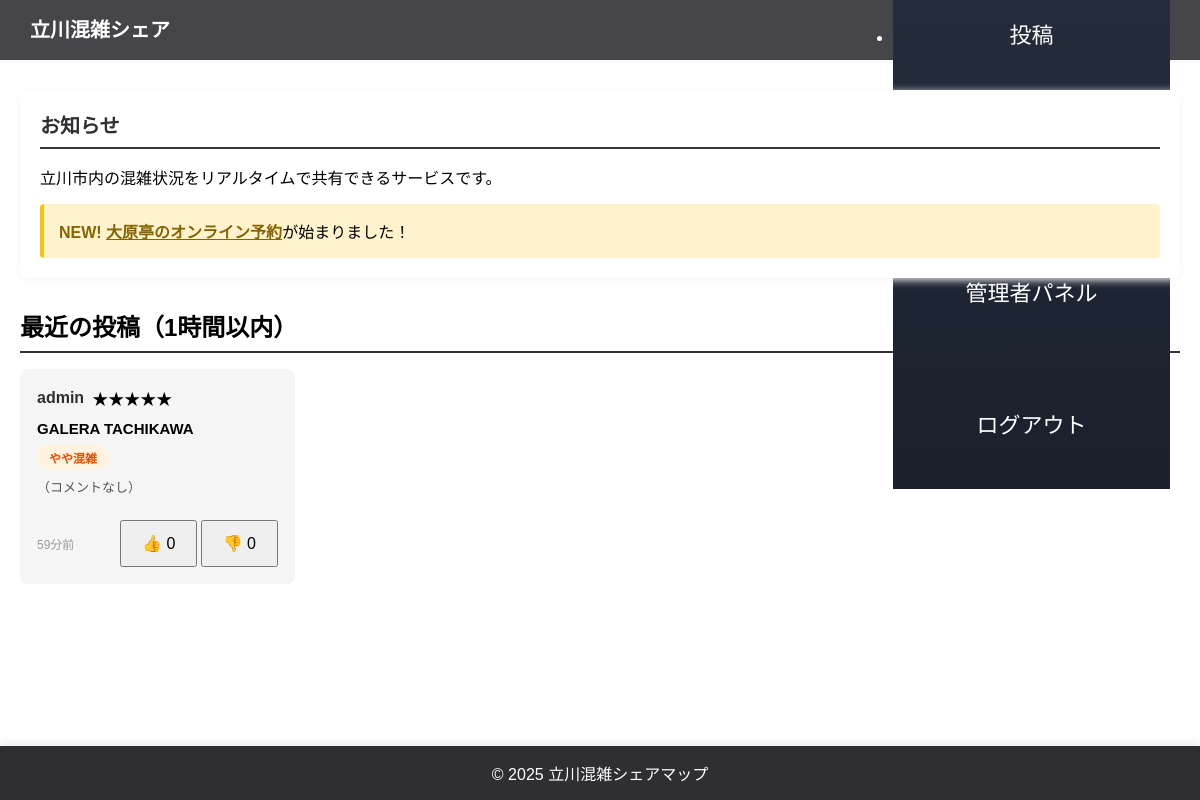
The page /topics (signed in) on the database its author committed.
### apps/main_app/models.py (models this page shows, shortened)
class Post(db.Model):
    __tablename__ = 'posts'
    id = db.Column(db.Integer, primary_key=True)
    user_name = db.Column(db.String(100), nullable=False)
    shop_name = db.Column(db.String(200), nullable=False)
    crowd_level = db.Column(db.String(100), nullable=False)
    comment = db.Column(db.Text)
    timestamp = db.Column(db.String(100), nullable=False)

### apps/topics_page/topics_routes.py (the view)
@topics_bp.route("/topics")
def topics_page():
    from apps.post_page.post_db import get_all_posts, get_post_ratings, get_user_average_rating
    from apps.config import SHOP_LIST, SHOP_DETAILS
    sort_by = request.args.get('sort', 'new')
    all_posts = get_all_posts()
    one_hour_ago = datetime.now() - timedelta(hours=1)
    recent_posts_list = []
    for post in all_posts:
        post_id = post[0]
        user_name = post[1]
        shop_name = post[2]
        crowd_level = post[3]
        comment = post[4]
        timestamp = post[5]
        try:
            dt = datetime.fromisoformat(timestamp)
            if dt < one_hour_ago:
                continue
            helpful, not_helpful = get_post_ratings(post_id)
            diff = datetime.now() - dt
            seconds = diff.total_seconds()
            user_avg = get_user_average_rating(user_name)
            user_rating = None
            if current_user.is_authenticated:
                from apps.post_page.post_db import get_user_rating
                user_rating = get_user_rating(post_id, current_user.username)
            if seconds < 60:
                time_ago = f"{int(seconds)}秒前"
            elif seconds < 3600:
                time_ago = f"{int(seconds // 60)}分前"
            elif seconds < 86400:
                time_ago = f"{int(seconds // 3600)}時間前"
            else:
                time_ago = f"{int(seconds // 86400)}日前"
            recent_posts_list.append({
                "id": post_id,
                "user_name": user_name,
                "shop_name": shop_name,
                "crowd_level": crowd_level,
                "comment": comment,
                "timestamp": dt,
                "time_ago": time_ago,
                "helpful_count": helpful,
                "not_helpful_count": not_helpful,
                "user_avg_rating": user_avg,
                "user_rated": user_rating
            })
        except Exception as e:
            print(f"投稿処理エラー: {e}")
            continue
    if sort_by == 'new':
        recent_posts_list.sort(key=lambda x: x['timestamp'], reverse=True)
    elif sort_by == 'old':
        recent_posts_list.sort(key=lambda x: x['timestamp'])
    elif sort_by == 'rating':
        recent_posts_list.sort(key=lambda x: x['helpful_count'], reverse=True)
    else:
        recent_posts_list.sort(key=lambda x: x['timestamp'], reverse=True)
    print(f"[デバッグ] 取得した投稿数: {len(recent_posts_list)}")
    shops_with_details = []
    for shop in SHOP_LIST:
        shop_name = shop['name']
        shop_info = {
            'name': shop_name,
            'category': SHOP_DETAILS.get(shop_name, {}).get('category', '未分類'),
            'description': SHOP_DETAILS.get(shop_name, {}).get('description', ''),
            'signature': SHOP_DETAILS.get(shop_name, {}).get('signature', ''),
            'url': shop.get('url', '')
        }
        shops_with_details.append(shop_info)
    return render_template("topics.html",
                         recent_posts=recent_posts_list,
                         sort_by=sort_by,
                         shops=shops_with_details)

### apps/main_app/app.py (called while the page is built)
@login_manager.user_loader
def load_user(user_id):
    return User.query.get(int(user_id))

### apps/post_page/post_db.py (called while the page is built)
def get_all_posts():
    conn = sqlite3.connect(DB_PATH)
    c = conn.cursor()
    c.execute('SELECT * FROM posts ORDER BY id DESC')
    posts = c.fetchall()
    conn.close()
    return posts

def get_post_ratings(post_id):
    conn = sqlite3.connect(DB_PATH)
    c = conn.cursor()
    c.execute('SELECT COUNT(*) FROM ratings WHERE post_id = ? AND rating_type = ?',
              (post_id, 'helpful'))
    helpful = c.fetchone()[0]
    c.execute('SELECT COUNT(*) FROM ratings WHERE post_id = ? AND rating_type = ?',
              (post_id, 'not_helpful'))
    not_helpful = c.fetchone()[0]
    conn.close()
    return helpful, not_helpful

def get_user_rating(post_id, user_name):
    conn = sqlite3.connect(DB_PATH)
    c = conn.cursor()
    c.execute('SELECT rating_type FROM ratings WHERE post_id = ? AND user_name = ?', (post_id, user_name))
    result = c.fetchone()
    conn.close()
    if result:
        return 1 if result[0] == 'helpful' else 0
    return None

def get_user_average_rating(username):
    conn = sqlite3.connect(DB_PATH)
    c = conn.cursor()
    c.execute('SELECT id FROM posts WHERE user_name = ?', (username,))
    post_ids = [row[0] for row in c.fetchall()]
    if not post_ids:
        conn.close()
        return None
    placeholders = ','.join('?' * len(post_ids))
    c.execute(f'SELECT rating_type FROM ratings WHERE post_id IN ({placeholders})', post_ids)
    ratings = c.fetchall()
    conn.close()
    if not ratings:
        return None
    helpful_count = sum(1 for r in ratings if r[0] == 'helpful')
    total_count = len(ratings)
    return int((helpful_count / total_count) * 100)

### apps/topics_page/templates/topics.html (shortened to what this page needs)
<!DOCTYPE html>
<html lang="ja">
<head>
  <link rel="stylesheet" href="{{ url_for('static', filename='style.css') }}">
</head>
<body>
  <header>
    <div class="app_name">
      <h1>立川混雑シェア</h1>
    </div>
    <div class="menu-outer01">
      <ul class="sample_menu_list01">
        {% if current_user.is_authenticated %}
          <li><a href="{{ url_for('post.post_page') }}">投稿</a></li>
          <li class="user-info">
            <a href="{{ url_for('main.user_page', username=current_user.username) }}" class="user-link">
            </a>
          </li>
          {% if current_user.is_admin %}
            <li><a href="{{ url_for('main.admin_panel') }}">管理者パネル</a></li>
          {% endif %}
          <li><a href="{{ url_for('main.logout') }}">ログアウト</a></li>
        {% else %}
          <li><a href="{{ url_for('main.login') }}">ログイン</a></li>
          <li><a href="{{ url_for('main.register') }}">新規登録</a></li>
        {% endif %}
      </ul>
    </div>
  </header>
  <div class="container">
    <div class="notice-section">
      <h2>お知らせ</h2>
      <p>立川市内の混雑状況をリアルタイムで共有できるサービスです。</p>
      <div style="margin-top: 15px; padding: 15px; background-color: #fff3cd; border-left: 4px solid #ffc107; border-radius: 4px;">
        <strong style="color: #856404;">NEW!</strong>
        <a href="{{ url_for('main.oharatei') }}#reserve" style="color: #856404; font-weight: 600; text-decoration: underline;">大原亭のオンライン予約</a>が始まりました！
      </div>
    </div>
    <div class="topics-section">
      <h2>最近の投稿（1時間以内）</h2>
      {% if recent_posts %}
        <div class="posts-grid">
          {% for post in recent_posts %}
            <div class="post-card" id="post-{{ post.id }}">
              <div class="post-card-header">
                <a href="{{ url_for('main.user_page', username=post.user_name) }}" class="username-link">
                  <strong>{{ post.user_name }}</strong>
                </a>
                {% if post.user_avg_rating is not none %}
                  <span class="user-rating-small">
                    {% set stars = ((post.user_avg_rating / 100 * 5) | round | int) %}
                    {% for i in range(stars) %}★{% endfor %}{% for i in range(5 - stars) %}☆{% endfor %}
                  </span>
                {% endif %}
              </div>
              <div class="post-card-body">
                <div class="shop-name">{{ post.shop_name }}</div>
                <div class="crowd-status status-{{ post.crowd_level }}">{{ post.crowd_level }}</div>
                <div class="post-comment">{{ post.comment }}</div>
              </div>
              <div class="post-card-footer">
                <span class="post-time">{{ post.time_ago }}</span>
                <div class="post-ratings">
                  {% if current_user.is_authenticated %}
                    <button
                      class="rating-btn helpful-btn {% if post.user_rated == 'helpful' %}active{% endif %}"
                      data-post-id="{{ post.id }}"
                      data-rating="1"
                      {% if post.user_rated is not none %}disabled{% endif %}>
                      👍 <span class="count">{{ post.helpful_count }}</span>
                    </button>
                    <button
                      class="rating-btn not-helpful-btn {% if post.user_rated == 'not_helpful' %}active{% endif %}"
                      data-post-id="{{ post.id }}"
                      data-rating="0"
                      {% if post.user_rated is not none %}disabled{% endif %}>
                      👎 <span class="count">{{ post.not_helpful_count }}</span>
                    </button>
                  {% else %}
                    <span class="post-ratings-mini">
                      👍 {{ post.helpful_count }} 👎 {{ post.not_helpful_count }}
                    </span>
                  {% endif %}
                </div>
              </div>
            </div>
          {% endfor %}
        </div>
      {% else %}
        <p class="no-posts-message">1時間以内の投稿がありません。ログインして最新の混雑情報を投稿してみましょう！</p>
      {% endif %}
    </div>
  </div>
  <footer>
    <p>© 2025 立川混雑シェアマップ</p>
  </footer>
</body>
</html>

### apps/top_page/static/style.css (style rules this page uses)
* { margin: 0; padding: 0; box-sizing: border-box; }
body { font-family: "Noto Sans JP", "Hiragino Sans", "Yu Gothic", sans-serif; background-color: white; color: black; scroll-behavior: smooth; padding-bottom: 60px; }
header { background-color: rgb(69, 69, 74); color: white; padding: 15px 30px; box-shadow: 0 2px 4px whitesmoke; display: flex; justify-content: space-between; align-items: center; height: 60px; box-sizing: border-box; }
.app_name { text-align: left; }
.app_name h1 { font-size: 24px; margin-bottom: 0; line-height: 1; }
.user-info { display: flex; align-items: center; font-size: 13px; height: 100%; }
.sample_menu_list01 a { color: white; text-decoration: none; display: flex; align-items: center; justify-content: center; text-align: center; padding: 15px 20px; width: 100%; box-sizing: border-box; }
.sample_menu_list01 .user-info { background: rgba(255,255,255,0.05); order: -1; border-bottom: 2px solid rgba(255,255,255,0.1); padding: 12px 15px; }
.sample_menu_list01 .user-info a { display: flex !important; align-items: center !important; justify-content: center !important; gap: 8px !important; font-size: 13px !important; padding: 12px 15px !important; }
.container { max-width: 1200px; margin: 0 auto; padding: 30px 20px; }
.notice-section { background: white; padding: 20px; border-radius: 8px; box-shadow: 0 2px 8px whitesmoke; margin-bottom: 30px; }
.notice-section h2 { color: #2f2f33; margin-bottom: 15px; font-size: 20px; }
footer { background-color: #2f2f33; color: white; text-align: center; padding: 15px; position: fixed; bottom: 0; left: 0; width: 100%; z-index: 100; box-shadow: 0 -2px 10px rgba(0, 0, 0, 0.1); }
.user-link { color: white; text-decoration: none; display: inline-flex; align-items: center; gap: 5px; transition: opacity 0.3s; height: 32px; }
.username-link { color: #2f2f33; text-decoration: none; font-weight: 600; }
.posts-grid { display: grid; grid-template-columns: repeat(4, 1fr); gap: 20px; }
.post-card { background: whitesmoke; border-radius: 8px; padding: 15px; border: 2px solid whitesmoke; transition: transform 0.2s, box-shadow 0.2s; }
.post-card-header { display: flex; align-items: center; gap: 8px; margin-bottom: 10px; }
.post-card-body { margin: 10px 0; }
.shop-name { font-weight: 600; font-size: 15px; margin-bottom: 8px; color: black; }
.crowd-status { display: inline-block; padding: 4px 12px; border-radius: 12px; font-size: 12px; font-weight: 600; margin-bottom: 8px; }
.status-やや混雑 { background: papayawhip; color: orange; }
.post-comment { font-size: 13px; color: gray; line-height: 1.5; }
.post-card-footer { display: flex; justify-content: space-between; align-items: center; margin-top: 10px; padding-top: 10px; border-top: 1px solid whitesmoke; font-size: 12px; color: gray; }
.container h2 { border-bottom: 2px solid #333; padding-bottom: 0.5rem; margin-bottom: 1rem; }
.post-time { color: #666; font-size: 14px; }
body { animation: fadeInPage 2.0s ease-out; }
.post-item, .post-card, .notice-section, .map-section, .user-profile { animation: fadeUp 0.5s ease-out both; }
* { -webkit-tap-highlight-color: rgba(102, 126, 234, 0.2); }
body { overscroll-behavior-y: contain; }
.menu-outer01 { background: linear-gradient(180deg, #2d3748 0%, #1a202c 100%) !important; }
@media (min-width: 1024px) and (max-width: 1366px) { .sample_menu_list01 a { font-size: 22px !important; padding: 50px !important; } }
@media (min-width: 1024px) and (max-width: 1366px) { .sample_menu_list01 .user-info a { font-size: 22px !important; padding: 50px !important; justify-content: center !important; } }
.app_name h1 { font-size: 20px; }
button, .btn { font-size: 16px; padding: 12px 20px; }
.post-time { font-size: 12px; color: #999; }
.post-comment { font-size: 14px; color: #333; line-height: 1.6; }
.status-やや混雑 { background: #fff3e0; color: #e65100; }
.post-comment { font-size: 13px; margin-bottom: 10px; color: #555; }

### rows shown on the page
Post: user_name "admin", shop_name "GALERA TACHIKAWA", crowd_level "やや混雑", comment "（コメントなし）", time_ago "59分前", helpful_count "0", not_helpful_count "0"
